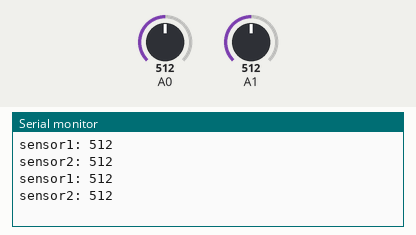
Simulated run of this sketch. Board: Arduino Uno, built with avr-gcc and run on an emulated ATmega328P. Shown: the last lines printed to the serial monitor. Inputs (shaded band) come from the test bench; at power-on: A0 = 512, A1 = 512.

Above: at 1.8 s.
1.9 s: A0 set to 716
At 2.8 s:
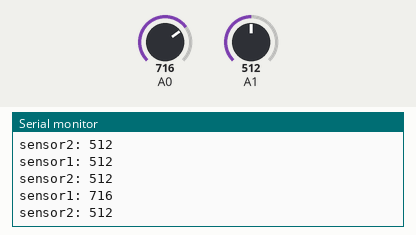
3.4 s: A1 set to 716
At 4.7 s:
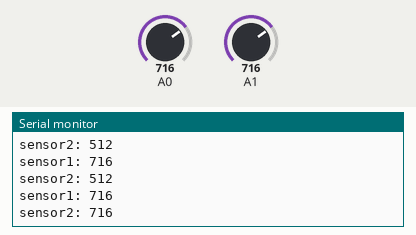
4.9 s: A0 set to 900
At 5.5 s:
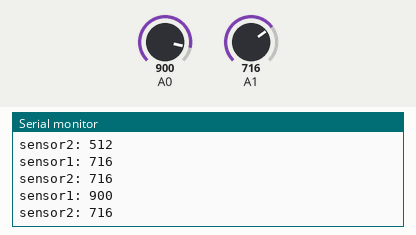
6.4 s: A1 set to 900
At 7.8 s:
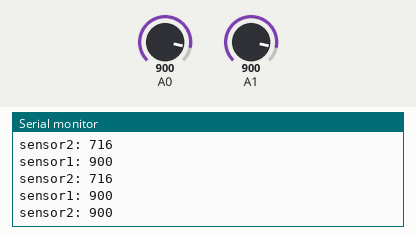
Timing chart, 0 to 8.9 s (numbered marks = the images above; inputs shaded):
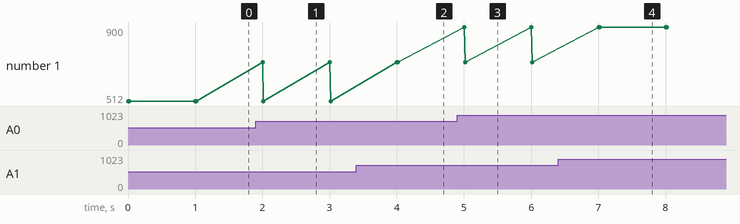

Measured:
- after the input at 1.9 s, the serial monitor: prints a new line after 0.10 s (image 1)
- after the input at 3.4 s, the serial monitor: prints a new line after 0.62 s (image 2)
- after the input at 4.9 s, the serial monitor: prints a new line after 0.10 s (image 3)
- after the input at 6.4 s, the serial monitor: prints a new line after 0.62 s (image 4)

The sketch:

EMG_to_display.ino
```cpp
#include "U8g2lib.h"
#include "Arduino.h"

unsigned long startMillis;
unsigned long currentMillis;
const unsigned long period = 3000;

int collectEmg(void);

void setup() {
  Serial.begin(9600);
  pinMode(A0, INPUT);
  pinMode(A1, INPUT);

  startMillis = millis();
}

void loop() {
  currentMillis = millis();

  int sensor1, sensor2;
  sensor1 = analogRead(A0);
  sensor2 = analogRead(A1);

  Serial.print("sensor1: ");
  Serial.println(sensor1);

  Serial.print("sensor2: ");
  Serial.println(sensor2);

  delay(1000);
}
```
